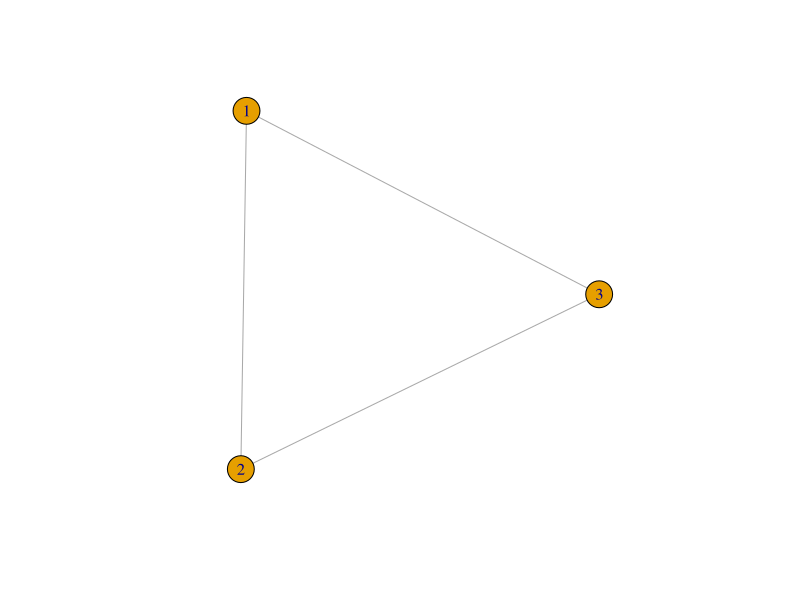
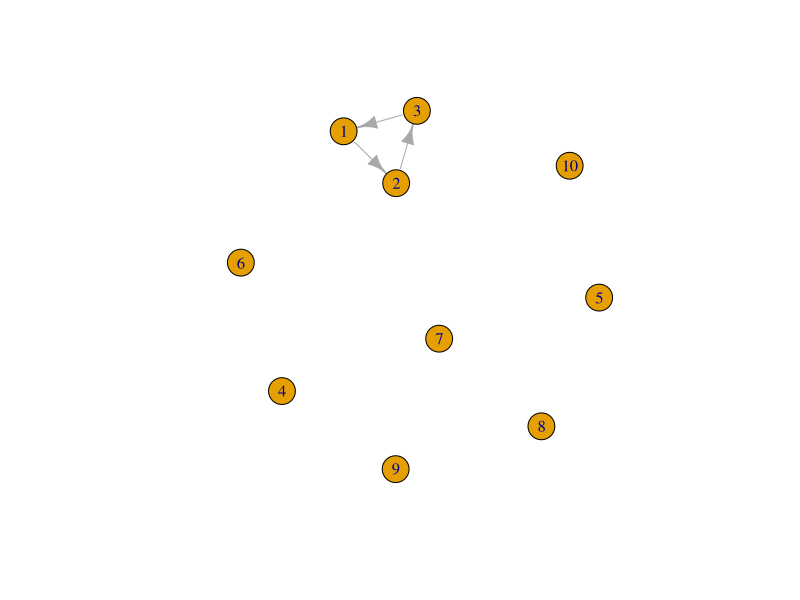
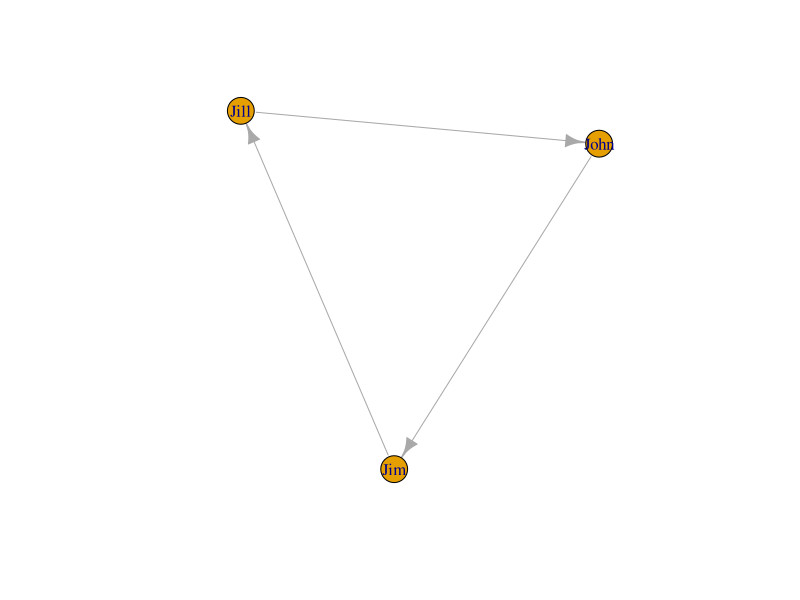
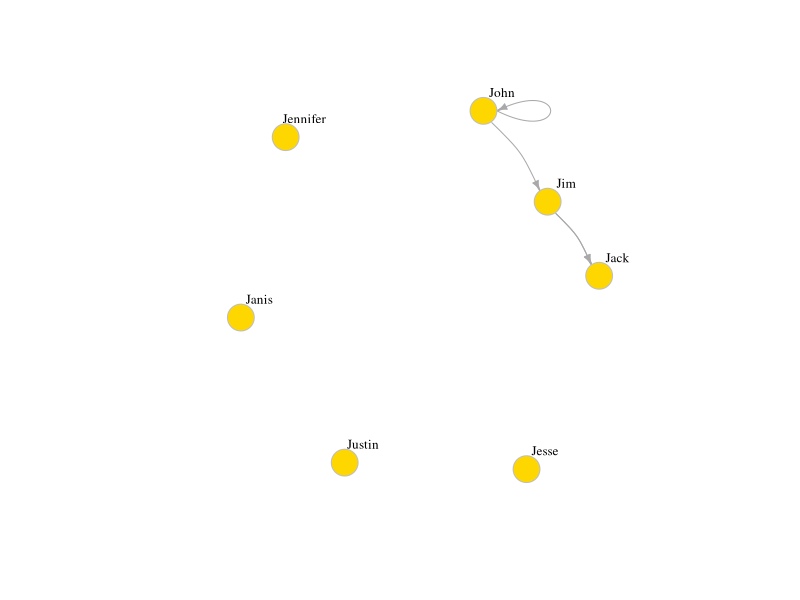
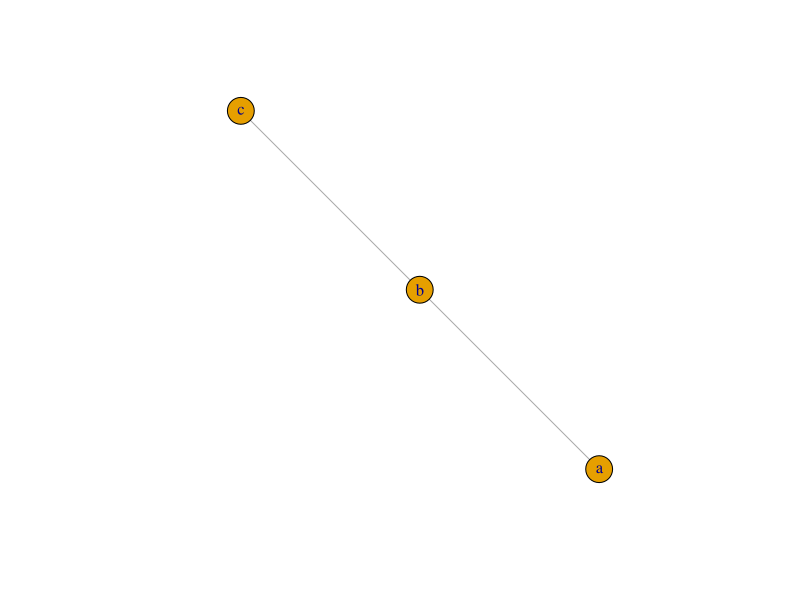
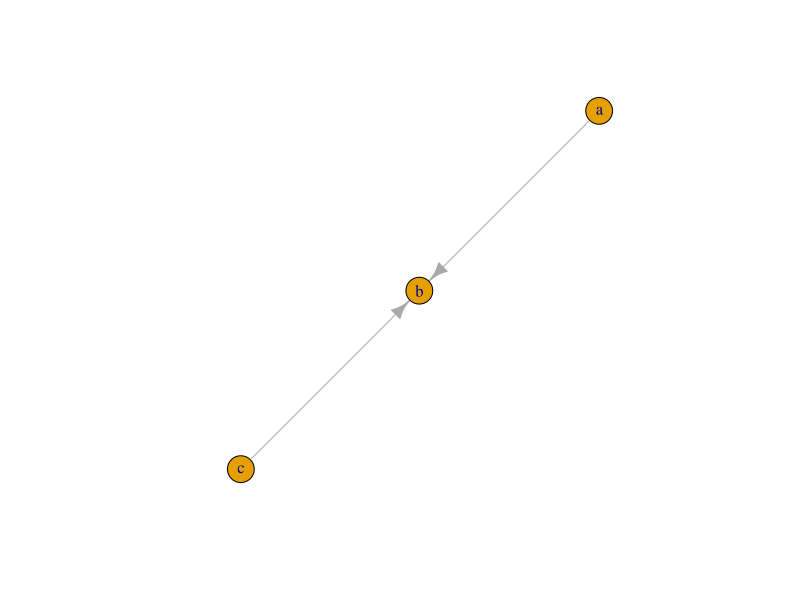
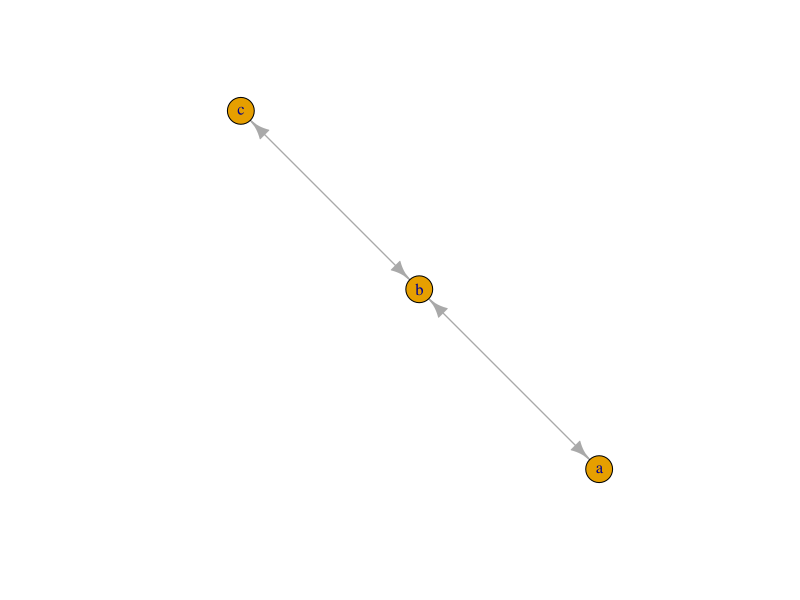
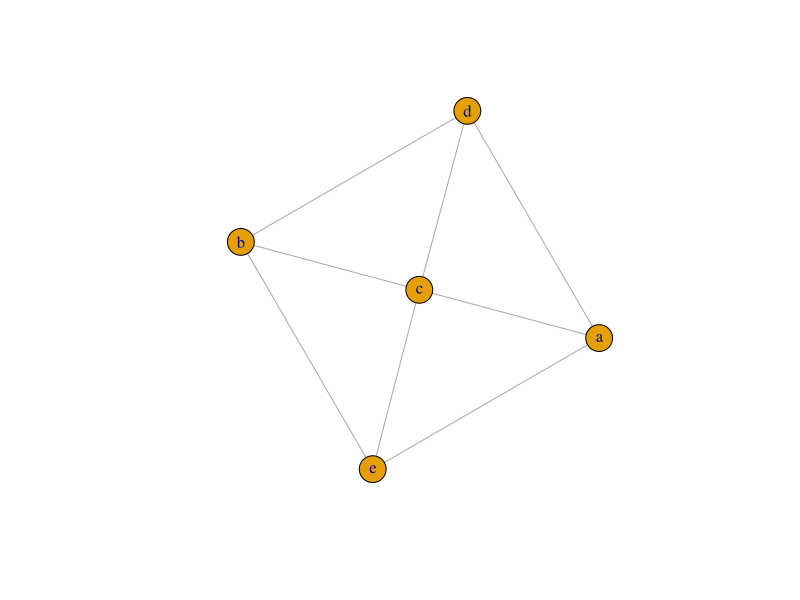

Recreate these plots in R, in order. (Note: this script raises an error after producing the figures.)
install.packages("igraph") # Download and install the package
library(igraph) # Load package
demo(package="igraph")

# Create networks
g1 <- graph( edges=c(1,2, 2,3, 3, 1), n=3, directed=F )
plot(g1) # A simple plot of the network - we'll talk more about plots later
class(g1) ## [1] "igraph"
g1
    # IGRAPH 84b8fdd U--- 3 3 -- 
    #   + edges from 84b8fdd:
    #   [1] 1--2 2--3 1--3

# Now with 10 vertices, and directed by default:
g2 <- graph( edges=c(1,2, 2,3, 3, 1), n=10 )
plot(g2)
g2
    # IGRAPH 9b4d87a D--- 10 3 -- 
    #   + edges from 9b4d87a:
    #   [1] 1->2 2->3 3->1


g3 <- graph( c("John", "Jim", "Jim", "Jill", "Jill", "John")) # named vertices
# When the edge list has vertex names, the number of nodes is not needed
plot(g3)
g3
    # IGRAPH d43af75 DN-- 3 3 -- 
    #   + attr: name (v/c)
    # + edges from d43af75 (vertex names):
    #   [1] John->Jim  Jim ->Jill Jill->John

g4 <- graph( c("John", "Jim", "Jim", "Jack", "Jim", "Jack", "John", "John"),
             isolates=c("Jesse", "Janis", "Jennifer", "Justin") )
  # In named graphs we can specify isolates by providing a list of their names.
plot(g4, edge.arrow.size=.5, vertex.color="gold", vertex.size=15,
     vertex.frame.color="gray", vertex.label.color="black",
     vertex.label.cex=0.8, vertex.label.dist=2, edge.curved=0.2)

# Small graphs can also be generated with a description of this kind: - for undirected tie, +- or -+
#   for directed ties pointing left & right, ++ for a symmetric tie, and “:” for sets of vertices.
plot(graph_from_literal(a---b, b---c)) # the number of dashes doesn't matter
plot(graph_from_literal(a--+b, b+--c))
plot(graph_from_literal(a+-+b, b+-+c))
plot(graph_from_literal(a:b:c---c:d:e))

gl <- graph_from_literal(a-b-c-d-e-f, a-g-h-b, h-e:f:i, j)
plot(gl)


E(g4) # The edges of the object
V(g4) # The vertices of the object
g4[]
g4[1,]

V(g4)$name # automatically generated when we created the network.

V(g4)$gender <- c("male", "male", "male", "male", "female", "female", "male")
E(g4)$type <- "email" # Edge attribute, assign "email" to all edges
E(g4)$weight <- 10
# Edge weight, setting all existing edges to 10
edge_attr(g4)
vertex_attr(g4)
graph_attr(g4)
graph_attr_names(g4)

plot(g4, edge.arrow.size=.5, vertex.label.color="black", vertex.label.dist=1.5,
     vertex.color=c( "pink", "skyblue")[1+(V(g4)$gender=="male")] )

#simplify our graph to remove loops & multiple edges between the same nodes.
g4s <- simplify( g4, remove.multiple = T, remove.loops = F,
                 edge.attr.comb=c(weight="sum", type="ignore") )
plot(g4s, vertex.label.dist=1.5)

## A simple example with a couple of actors
## The typical case is that these tables are read in from files....
actors <- data.frame(name=c("Alice", "Bob", "Cecil", "David",
                            "Esmeralda"),
                     age=c(48,33,45,34,21),
                     gender=c("F","M","F","M","F"))
relations <- data.frame(from=c("Bob", "Cecil", "Cecil", "David",
                               "David", "Esmeralda"),
                        to=c("Alice", "Bob", "Alice", "Alice", "Bob", "Alice"),
                        same.dept=c(FALSE,FALSE,TRUE,FALSE,FALSE,TRUE),
                        friendship=c(4,5,5,2,1,1), advice=c(4,5,5,4,2,3))
g <- graph_from_data_frame(relations, directed=TRUE, vertices=actors)
print(g, e=TRUE, v=TRUE)
plot(g)

## The opposite operation
as_data_frame(g, what="vertices")
as_data_frame(g, what="edges")

#sub-graph############################################
#1. Cliques (complete subgraphs of an undirected graph)
cliques(net) # list of cliques
sapply(cliques(net), length) # clique sizes
largest_cliques(net) # cliques with max number of nodes

vcol <- rep("grey80", vcount(net))
vcol[unlist(largest_cliques(net))] <- "gold"
plot(as.undirected(net), vertex.label=V(net)$name, vertex.color=vcol)


# 2. community detection
#Community detection based on edge betweenness (Newman-Girvan)
net = gl
ceb <- cluster_edge_betweenness(net) # list
dendPlot(ceb, mode="hclust")
plot(ceb, net)

class(ceb) ## [1] "communities"
length(ceb) # number of communities
membership(ceb) # community membership for each node
modularity(ceb) # how modular the graph partitioning is
crossing(ceb, net) # boolean vector: TRUE for edges across communities

# Community detection based on based on propagating labels
clp <- cluster_label_prop(net)
plot(clp, net)

# Community detection based on greedy optimization of modularity
cfg <- cluster_fast_greedy(as.undirected(net))
plot(cfg, as.undirected(net))

V(net)$community <- cfg$membership
colrs <- adjustcolor( c("gray50", "tomato", "gold", "yellowgreen"), alpha=.6)
plot(net, vertex.color=colrs[V(net)$community])


# Community strucure via short random walks
cwalk = walktrap.community(graph, weights = E(graph)$weight, steps = 4, merges =
                     TRUE, modularity = FALSE, labels = TRUE)
cwalk = walktrap.community(net, weights = E(net)$weight)
plot(cwalk, net)

# 3. K-core decomposition
  # The k-core is the maximal subgraph in which every node has degree of at least k. This also means
  # that the (k+1)-core will be a subgraph of the k-core.
  # The result here gives the coreness of each vertex in the network. A node has coreness D if it belongs
  # to a D-core but not to (D+1)-core.
kc <- coreness(net, mode="all")
plot(net, vertex.size=kc*6, vertex.label=kc, vertex.color=colrs[kc])

assortativity_nominal(net, V(net)$media.type, directed=F)
assortativity(net, V(net)$audience.size, directed=F)
assortativity_degree(net, directed=F)
